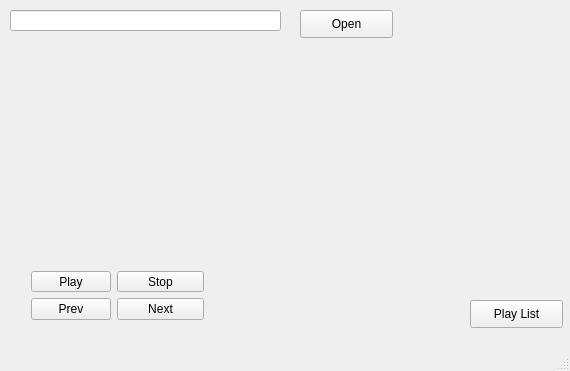
<?xml version="1.0" encoding="UTF-8"?>
<ui version="4.0">
 <class>MainWindow</class>
 <widget class="QMainWindow" name="MainWindow">
  <property name="geometry">
   <rect>
    <x>0</x>
    <y>0</y>
    <width>570</width>
    <height>371</height>
   </rect>
  </property>
  <property name="windowTitle">
   <string>MainWindow</string>
  </property>
  <widget class="QWidget" name="centralWidget">
   <widget class="QWidget" name="layoutWidget">
    <property name="geometry">
     <rect>
      <x>20</x>
      <y>260</y>
      <width>195</width>
      <height>71</height>
     </rect>
    </property>
    <layout class="QFormLayout" name="formLayout">
     <item row="0" column="1">
      <widget class="QPushButton" name="pbStop">
       <property name="text">
        <string>Stop</string>
       </property>
      </widget>
     </item>
     <item row="1" column="0">
      <widget class="QPushButton" name="pbPrev">
       <property name="text">
        <string>Prev</string>
       </property>
      </widget>
     </item>
     <item row="1" column="1">
      <widget class="QPushButton" name="pbNext">
       <property name="text">
        <string>Next</string>
       </property>
      </widget>
     </item>
     <item row="0" column="0">
      <widget class="QPushButton" name="pbPlay">
       <property name="text">
        <string>Play</string>
       </property>
      </widget>
     </item>
    </layout>
   </widget>
   <widget class="QPushButton" name="pbOpen">
    <property name="geometry">
     <rect>
      <x>300</x>
      <y>10</y>
      <width>93</width>
      <height>28</height>
     </rect>
    </property>
    <property name="text">
     <string>Open</string>
    </property>
   </widget>
   <widget class="QLineEdit" name="lePath">
    <property name="geometry">
     <rect>
      <x>10</x>
      <y>10</y>
      <width>271</width>
      <height>21</height>
     </rect>
    </property>
    <property name="text">
     <string/>
    </property>
    <property name="dragEnabled">
     <bool>true</bool>
    </property>
    <property name="readOnly">
     <bool>true</bool>
    </property>
   </widget>
   <widget class="QWidget" name="wgVideo" native="true">
    <property name="geometry">
     <rect>
      <x>20</x>
      <y>50</y>
      <width>531</width>
      <height>201</height>
     </rect>
    </property>
   </widget>
   <widget class="QPushButton" name="pbList">
    <property name="geometry">
     <rect>
      <x>470</x>
      <y>300</y>
      <width>93</width>
      <height>28</height>
     </rect>
    </property>
    <property name="text">
     <string>Play List</string>
    </property>
   </widget>
   <zorder>layoutWidget</zorder>
   <zorder>pbOpen</zorder>
   <zorder>lePath</zorder>
   <zorder>wgVideo</zorder>
   <zorder>pbPlay</zorder>
   <zorder>pbList</zorder>
  </widget>
  <widget class="QStatusBar" name="statusBar"/>
 </widget>
 <layoutdefault spacing="6" margin="11"/>
 <resources/>
 <connections/>
</ui>
